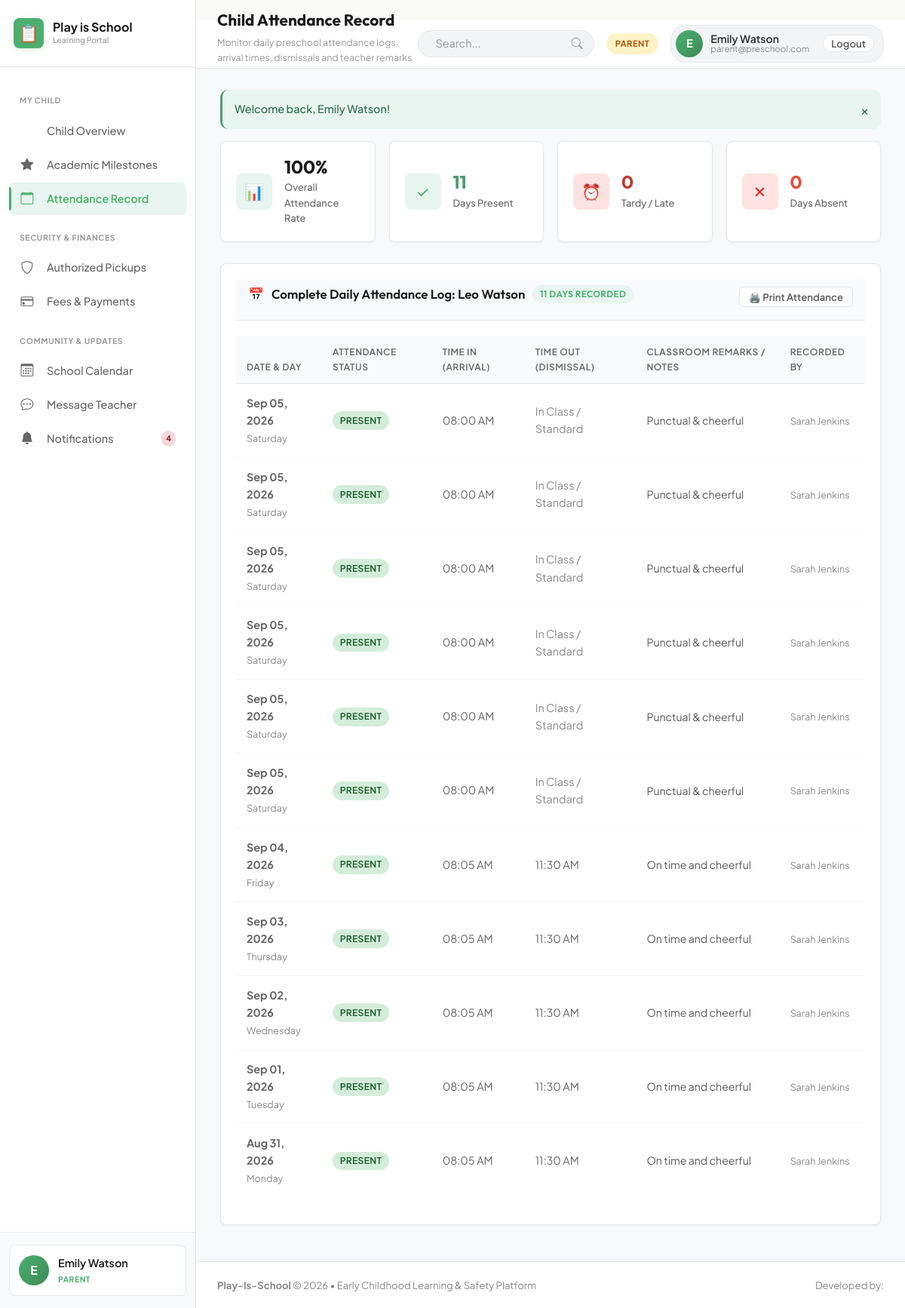
Page /parent/attendance.php (signed in) on the committed database.
### tables this page shows
CREATE TABLE students (
            id INTEGER PRIMARY KEY AUTOINCREMENT,
            first_name TEXT NOT NULL,
            last_name TEXT NOT NULL,
            lrn TEXT UNIQUE,
            dob DATE NOT NULL,
            gender TEXT CHECK(gender IN ('Male', 'Female')),
            blood_type TEXT,
            classroom_id INTEGER,
            parent_id INTEGER,
            address TEXT,
            emergency_contact_name TEXT,
            emergency_contact_phone TEXT,
            allergies TEXT,
            medical_notes TEXT,
            enrollment_status TEXT DEFAULT 'enrolled' CHECK(enrollment_status IN ('enrolled', 'archived', 'withdrawn')),
            admission_date DATE,
            avatar TEXT,
            FOREIGN KEY (classroom_id) REFERENCES classrooms(id) ON DELETE SET NULL,
            FOREIGN KEY (parent_id) REFERENCES users(id) ON DELETE SET NULL
        );

CREATE TABLE attendance (
            id INTEGER PRIMARY KEY AUTOINCREMENT,
            student_id INTEGER NOT NULL,
            classroom_id INTEGER,
            date DATE NOT NULL,
            status TEXT NOT NULL CHECK(status IN ('present', 'absent', 'late', 'excused')),
            time_in TIME,
            time_out TIME,
            remarks TEXT,
            recorded_by INTEGER,
            FOREIGN KEY (student_id) REFERENCES students(id) ON DELETE CASCADE,
            FOREIGN KEY (classroom_id) REFERENCES classrooms(id) ON DELETE SET NULL,
            FOREIGN KEY (recorded_by) REFERENCES users(id) ON DELETE SET NULL
        );

CREATE TABLE users (
            id INTEGER PRIMARY KEY AUTOINCREMENT,
            name TEXT NOT NULL,
            email TEXT UNIQUE NOT NULL,
            password TEXT NOT NULL,
            role TEXT NOT NULL CHECK(role IN ('admin', 'teacher', 'parent')),
            phone TEXT,
            status TEXT NOT NULL DEFAULT 'active' CHECK(status IN ('active', 'pending_approval', 'archived', 'rejected')),
            avatar TEXT,
            created_at DATETIME DEFAULT CURRENT_TIMESTAMP,
            updated_at DATETIME DEFAULT CURRENT_TIMESTAMP
        );

### config/config.php (called while the page is built, shortened)
<?php
function formatDate($date, $format = 'M d, Y') {
    return date($format, strtotime($date));
}
function formatTime($time) {
    return date('h:i A', strtotime($time));
}

### parent/attendance.php (the view, shortened to what this page needs)
<?php
$db = getDB();
$parentId = $_SESSION['user_id'];
$childStmt = $db->prepare("SELECT s.*, c.name as class_name FROM students s LEFT JOIN classrooms c ON s.classroom_id = c.id WHERE s.parent_id = ? LIMIT 1");
$childStmt->execute([$parentId]);
$child = $childStmt->fetch();
$childId = $child['id'] ?? 0;
$attendanceRecords = [];
$totalDays = 0; $presentDays = 0; $absentDays = 0; $lateDays = 0;
if ($childId) {
    $attStmt = $db->prepare("
        SELECT a.*, u.name as recorded_by_name
        FROM attendance a
        LEFT JOIN users u ON a.recorded_by = u.id
        WHERE a.student_id = ?
        ORDER BY a.date DESC
    ");
    $attStmt->execute([$childId]);
    $attendanceRecords = $attStmt->fetchAll();
    $totalDays = count($attendanceRecords);
    foreach ($attendanceRecords as $ar) {
        if ($ar['status'] === 'present') $presentDays++;
        elseif ($ar['status'] === 'absent') $absentDays++;
        elseif ($ar['status'] === 'late') $lateDays++;
    }
}
$attendanceRate = ($totalDays > 0) ? round((($presentDays + $lateDays) / $totalDays) * 100) : 100;
require_once dirname(__DIR__) . '/includes/header.php';
?>
<?php if (!$child): ?>
    <div class="card" style="text-align: center; padding: 40px;">
        <p style="color: var(--text-muted);">No student record currently linked to your parent account.</p>
    </div>
<?php else: ?>
    <div class="stat-grid">
        <div class="stat-card">
            <div class="stat-icon-wrapper stat-icon-primary">📊</div>
            <div class="stat-content">
                <div class="stat-value"><?= $attendanceRate ?>%</div>
                <div class="stat-label">Overall Attendance Rate</div>
            </div>
        </div>
        <div class="stat-card">
            <div class="stat-icon-wrapper stat-icon-mint">✓</div>
            <div class="stat-content">
                <div class="stat-value" style="color: var(--mint);"><?= $presentDays ?></div>
                <div class="stat-label">Days Present</div>
            </div>
        </div>
        <div class="stat-card">
            <div class="stat-icon-wrapper stat-icon-accent">⏰</div>
            <div class="stat-content">
                <div class="stat-value" style="color: var(--accent-hover);"><?= $lateDays ?></div>
                <div class="stat-label">Tardy / Late</div>
            </div>
        </div>
        <div class="stat-card">
            <div class="stat-icon-wrapper stat-icon-rose">✕</div>
            <div class="stat-content">
                <div class="stat-value" style="color: var(--rose);"><?= $absentDays ?></div>
                <div class="stat-label">Days Absent</div>
            </div>
        </div>
    </div>
    <div class="card">
        <div class="card-header">
            <h3 class="card-title">
                <span>📅</span> Complete Daily Attendance Log: <?= htmlspecialchars($child['first_name'] . ' ' . $child['last_name']) ?>
                <span class="badge badge-primary"><?= $totalDays ?> Days Recorded</span>
            </h3>
            <button class="btn btn-secondary btn-sm" onclick="triggerPrint()">
                🖨️ Print Attendance
            </button>
        </div>
        <div class="table-responsive">
            <table class="table">
                <thead>
                    <tr>
                        <th>Date & Day</th>
                        <th>Attendance Status</th>
                        <th>Time In (Arrival)</th>
                        <th>Time Out (Dismissal)</th>
                        <th>Classroom Remarks / Notes</th>
                        <th>Recorded By</th>
                    </tr>
                </thead>
                <tbody>
                    <?php if (empty($attendanceRecords)): ?>
                        <tr><td colspan="6" style="text-align: center; padding: 24px; color: var(--text-muted);">No attendance entries recorded yet for this school term.</td></tr>
                    <?php else: ?>
                        <?php foreach ($attendanceRecords as $att): ?>
                            <tr>
                                <td>
                                    <strong><?= formatDate($att['date']) ?></strong><br>
                                    <small style="color: var(--text-muted);"><?= date('l', strtotime($att['date'])) ?></small>
                                </td>
                                <td>
                                    <?php if ($att['status'] === 'present'): ?>
                                        <span class="badge badge-success">PRESENT</span>
                                    <?php elseif ($att['status'] === 'late'): ?>
                                        <span class="badge badge-warning">LATE</span>
                                    <?php elseif ($att['status'] === 'absent'): ?>
                                        <span class="badge badge-danger">ABSENT</span>
                                    <?php else: ?>
                                        <span class="badge badge-info"><?= strtoupper($att['status']) ?></span>
                                    <?php endif; ?>
                                </td>
                                <td>
                                    <?= $att['time_in'] ? formatTime($att['time_in']) : '<span style="color:var(--text-muted);">--:--</span>' ?>
                                </td>
                                <td>
                                    <?= $att['time_out'] ? formatTime($att['time_out']) : '<span style="color:var(--text-muted);">In Class / Standard</span>' ?>
                                </td>
                                <td>
                                    <div style="font-size: 0.88rem; color: var(--text-secondary);">
                                        <?= htmlspecialchars($att['remarks'] ?: 'Attended classroom instructions.') ?>
                                    </div>
                                </td>
                                <td>
                                    <small style="color: var(--text-muted);"><?= htmlspecialchars($att['recorded_by_name'] ?? 'Teacher') ?></small>
                                </td>
                            </tr>
                        <?php endforeach; ?>
                    <?php endif; ?>
                </tbody>
            </table>
        </div>
    </div>
<?php endif; ?>
<?php require_once dirname(__DIR__) . '/includes/footer.php'; ?>

### assets/css/style.css (style rules this page uses)
:root { --primary: #4A9D6F; --primary-light: #E8F5F0; --primary-hover: #2D6B4A; --primary-glow: rgba(74, 157, 111, 0.15); --accent: #E74C3C; --accent-light: #FDEEF0; --accent-hover: #C0392B; --secondary: #F4C430; --secondary-light: #FEF9E7; --secondary-hover: #D4A327; --sky: #5DADE2; --sky-light: #EAF2F8; --mint: #4A9D6F; --mint-light: #E8F5F0; --mint-dark: #2D6B4A; --rose: #E74C3C; --rose-light: #FDEEF0; --rose-dark: #A93226; --bg-main: #FAFAF8; --bg-card: #FFFFFF; --bg-card-subtle: #F5F3F1; --text-primary: #2C2C2C; --text-secondary: #5A5A5A; --text-muted: #898989; --border-color: #E8E8E8; --border-subtle: #F0F0F0; --grad-primary: linear-gradient(135deg, #4A9D6F 0%, #2D6B4A 100%); --grad-accent: linear-gradient(135deg, #E74C3C 0%, #C0392B 100%); --grad-secondary: linear-gradient(135deg, #F4C430 0%, #D4A327 100%); --grad-mint: linear-gradient(135deg, #4A9D6F 0%, #3D8760 100%); --grad-rose: linear-gradient(135deg, #E74C3C 0%, #C0392B 100%); --grad-hero: linear-gradient(135deg, #2D6B4A 0%, #4A9D6F 50%, #68B189 100%); --shadow-sm: 0 1px 2px 0 rgba(0, 0, 0, 0.03); --shadow-md: 0 2px 4px rgba(0, 0, 0, 0.05); --shadow-lg: 0 4px 8px rgba(0, 0, 0, 0.08); --shadow-xl: 0 8px 16px rgba(0, 0, 0, 0.1); --shadow-hover: 0 8px 16px rgba(74, 157, 111, 0.12); --radius-sm: 6px; --radius-md: 10px; --radius-lg: 14px; --radius-xl: 20px; --radius-full: 9999px; --trans-fast: 0.15s ease; --trans-normal: 0.25s ease; --trans-bounce: 0.3s ease; }
*, *::before, *::after { box-sizing: border-box; margin: 0; padding: 0; }
body { font-family: 'Plus Jakarta Sans', -apple-system, BlinkMacSystemFont, 'Segoe UI', Roboto, sans-serif; background-color: var(--bg-main); color: var(--text-primary); line-height: 1.6; -webkit-font-smoothing: antialiased; -moz-osx-font-smoothing: grayscale; min-height: 100vh; }
h1, h2, h3, h4, h5, h6 { font-family: 'Outfit', sans-serif; color: var(--text-primary); font-weight: 700; line-height: 1.25; }
.btn { display: inline-flex; align-items: center; justify-content: center; gap: 8px; font-family: 'Plus Jakarta Sans', sans-serif; font-size: 0.92rem; font-weight: 600; padding: 10px 20px; border-radius: var(--radius-md); border: 1px solid transparent; cursor: pointer; transition: all var(--trans-fast); text-decoration: none; line-height: 1; white-space: nowrap; }
.btn-secondary { background: var(--bg-card); border-color: var(--border-color); color: var(--text-secondary) !important; }
.btn-sm { padding: 6px 12px; font-size: 0.82rem; border-radius: var(--radius-sm); }
.badge { display: inline-flex; align-items: center; gap: 5px; font-size: 0.74rem; font-weight: 600; text-transform: uppercase; letter-spacing: 0.03em; padding: 4px 10px; border-radius: var(--radius-full); line-height: 1; }
.badge-success { background: #E8F5F0; color: var(--primary); }
.badge-primary { background: #E8F5F0; color: var(--primary); }

### rows in the picture
students: first_name+last_name "Leo Watson"
attendance: date "Sep 05, 2026", date "Saturday", status "PRESENT", time_in "08:00 AM", shows "In Class / Standard", remarks "Punctual & cheerful", recorded_by.name "Sarah Jenkins"
attendance: date "Sep 05, 2026", date "Saturday", status "PRESENT", time_in "08:00 AM", shows "In Class / Standard", remarks "Punctual & cheerful", recorded_by.name "Sarah Jenkins"
attendance: date "Sep 05, 2026", date "Saturday", status "PRESENT", time_in "08:00 AM", shows "In Class / Standard", remarks "Punctual & cheerful", recorded_by.name "Sarah Jenkins"
attendance: date "Sep 05, 2026", date "Saturday", status "PRESENT", time_in "08:00 AM", shows "In Class / Standard", remarks "Punctual & cheerful", recorded_by.name "Sarah Jenkins"
attendance: date "Sep 05, 2026", date "Saturday", status "PRESENT", time_in "08:00 AM", shows "In Class / Standard", remarks "Punctual & cheerful", recorded_by.name "Sarah Jenkins"
attendance: date "Sep 05, 2026", date "Saturday", status "PRESENT", time_in "08:00 AM", shows "In Class / Standard", remarks "Punctual & cheerful", recorded_by.name "Sarah Jenkins"
attendance: date "Sep 04, 2026", date "Friday", status "PRESENT", time_in "08:05 AM", time_out "11:30 AM", remarks "On time and cheerful", recorded_by.name "Sarah Jenkins"
attendance: date "Sep 03, 2026", date "Thursday", status "PRESENT", time_in "08:05 AM", time_out "11:30 AM", remarks "On time and cheerful", recorded_by.name "Sarah Jenkins"
attendance: date "Sep 02, 2026", date "Wednesday", status "PRESENT", time_in "08:05 AM", time_out "11:30 AM", remarks "On time and cheerful", recorded_by.name "Sarah Jenkins"
attendance: date "Sep 01, 2026", date "Tuesday", status "PRESENT", time_in "08:05 AM", time_out "11:30 AM", remarks "On time and cheerful", recorded_by.name "Sarah Jenkins"
attendance: date "Aug 31, 2026", date "Monday", status "PRESENT", time_in "08:05 AM", time_out "11:30 AM", remarks "On time and cheerful", recorded_by.name "Sarah Jenkins"

### other values in the picture
$unreadNotifs "4"
substr($user['name'] ?? 'U', 0, 1) "E"
$user['name'] "Emily Watson"
$role "PARENT"
$pageTitle "Child Attendance Record"
$pageSubtitle "Monitor daily preschool attendance logs, arrival times, dismissals and teacher remarks"
$user['email'] "parent@preschool.com"
$flash['message'] "Welcome back, Emily Watson!"
$attendanceRate "100"
$presentDays "11"
$lateDays "0"
$absentDays "0"
$totalDays "11"
APP_NAME "Play-Is-School"
